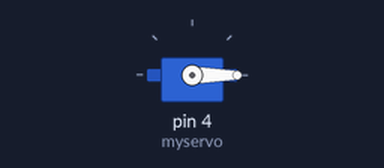
Bench run of a sketch on a simulated Arduino Uno, built with avr-gcc and run on an emulated ATmega328P. On the bench: servo.

Above: at 0.05 s.
At 2.05 s:
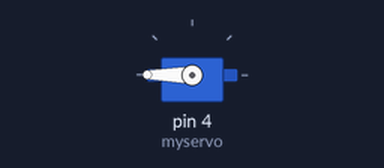
At 4.0 s:
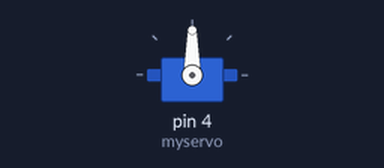
Timing chart, 0 to 5.2 s (numbered marks = the images above):
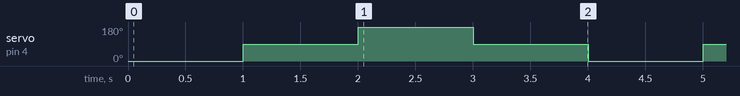

Measured:
- by itself, servo on pin 4 (myservo): repeats every 4.0 s: 180° 1.0 s, 90° 1.0 s, 0° 1.0 s, 90° 1.0 s

The sketch:

servo.ino
```cpp
#include <Servo.h> // Load the library, it is built-in and does not require


Servo myservo; // Create a SERVO object
void setup() {
  myservo.attach(4); // Set which PIN the servo motor will be connected to
}
void loop() {
  myservo.write(0); // Rotate to 0 degrees, which is commonly referred to as
  delay(1000);
  myservo.write(90); // Rotate to 90 degrees.
  delay(1000);
  myservo.write(180); // Rotate to 180 degrees.
  delay(1000);
  myservo.write(90);
  delay(1000);
}
```
